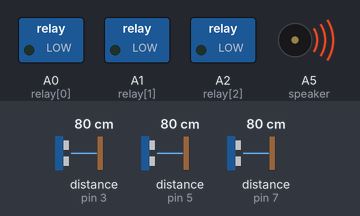
Simulated run of this sketch. Board: Arduino Uno, built with avr-gcc and run on an emulated ATmega328P. On the bench: switched loads named in the sketch (green lamp = pin HIGH), buzzer (waves = sounding). Wiring (inferred from the names in the program): 3 × ultrasonic range finder: trigger pin 2, echo pin 3 / trigger pin 4, echo pin 5 / trigger pin 6, echo pin 7. Inputs (shaded band) come from the test bench; at power-on: distance to the obstacle (sensors on pin 3, pin 5, pin 7) 80 cm. The echo pulse lasts 58.3 µs per cm; pins used as bus, display or sensor lines are not drawn.

Above: at 1.3 s.
1.4 s: distance to the obstacle (sensor on pin 3) set to 198 cm
2.9 s: distance to the obstacle (sensor on pin 3) set to 205 cm
At 3.09 s:
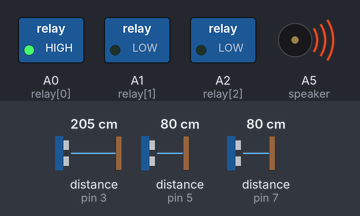
5.9 s: distance to the obstacle (sensor on pin 5) set to 199 cm
At 6.09 s:
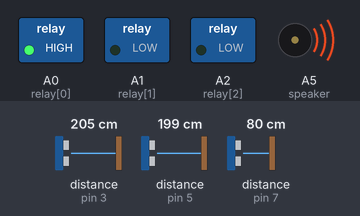
8.9 s: distance to the obstacle (sensor on pin 5) set to 205 cm
At 9.17 s:
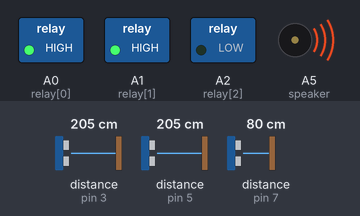
11.9 s: distance to the obstacle (sensor on pin 7) set to 199 cm
14.9 s: distance to the obstacle (sensor on pin 7) set to 206 cm
At 15.8 s:
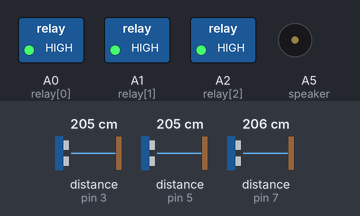
Timing chart, 0 to 17.5 s (numbered marks = the images above; inputs shaded):
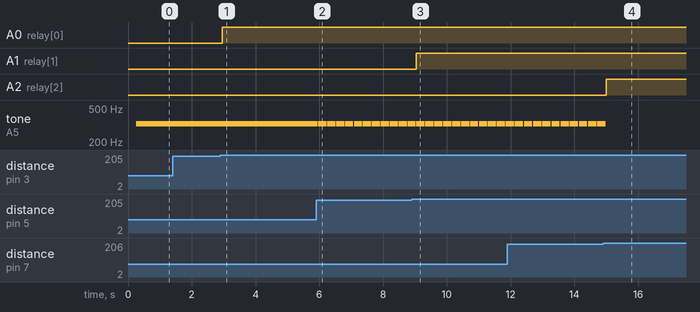

The sketch:

ultra2_done.ino
```cpp
unsigned char trig[] = {2 ,4, 6};
unsigned char echo[] = {3, 5, 7};
const int speaker = A5;
unsigned long ultrasoundValue[] = {0.00, 0.00, 0.00};
double showCM[] = {0, 0, 0} ;
int relay[] = {A0, A1, A2};
int eve;

void setup() {
  pinMode(trig[0],OUTPUT);
  pinMode(echo[0],INPUT);
  pinMode(relay[0],OUTPUT);

  pinMode(trig[1],OUTPUT);
  pinMode(echo[1],INPUT);
  pinMode(relay[1],OUTPUT);

  pinMode(trig[2],OUTPUT);
  pinMode(echo[2],INPUT);
  pinMode(relay[2],OUTPUT);
  pinMode(speaker, OUTPUT);
}

void loop() {
  delay(250);
  for(int i = 0 ; i < 3 ; i++)
  {
  digitalWrite(trig[i], HIGH);
  delayMicroseconds(5);
  digitalWrite(trig[i], LOW);

  ultrasoundValue[i] = pulseIn(echo[i],HIGH);
  showCM[i] = ultrasoundValue[i]*0.017;

    if(showCM[i] <= 200)
  {
    digitalWrite(relay[i],LOW);
    switch (i){
      case 0:
        tone(speaker, 261);        break;
      case 1:
        tone(speaker, 294);        break;
      case 2:
        tone(speaker, 329);        break;
    }
  }

  else if(showCM[i] >200)
  {
   digitalWrite(relay[i],HIGH);
   noTone(speaker);     // Stop sound...
  }
    }
}
```

Measured:
- the behaviour switches between 202 and 203 cm on distance to the obstacle (sensor on pin 3) (found by bisection; images 0 and 1)
- the behaviour switches between 202 and 203 cm on distance to the obstacle (sensor on pin 5) (found by bisection; images 2 and 3)
- the behaviour switches between 202 and 203 cm on distance to the obstacle (sensor on pin 7) (found by bisection; images 3 and 4)
- after the input at 2.9 s, A0 (relay[0]): LOW → HIGH after 0.05 s
- after the input at 5.9 s, tone on A5 (speaker): alternates 329 Hz for 0.26 s and silent for 0.02 s, starting after 0.05 s
- after the input at 8.9 s, A1 (relay[1]): LOW → HIGH after 0.14 s
- after the input at 14.9 s, A2 (relay[2]): LOW → HIGH after 0.11 s; tone on A5 (speaker): goes on until 15.0 s, then stays silent
